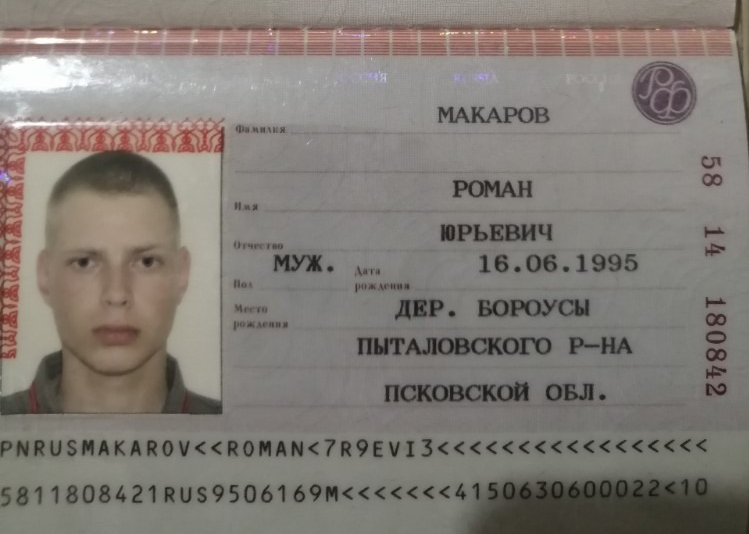
#> input picture cropped_img/5.png, 749 x 534 px, given in place of 5.jpeg, which was not available
$ jupyter execute --allow-errors test2.ipynb
#> lines starting #> are read from the running program, lines starting #| are printed output that depends on the picture; after the words box and inside, x2 and y2 are one past the last pixel; in counts of white or black regions, pixels touching at a corner belong together; pictures that were not available may be replaced by others from this repository, and a replacement may not be noted
[cell 1]
import pytesseract
import cv2

[cell 2]
image = cv2.imread('DataForOCR/5.jpeg')
#> image is the input picture: shape (534, 749, 3); mean B, G, R 117.5, 123.7, 129.8
base_image = image.copy()

[cell 3]
gray = cv2.cvtColor(image, cv2.COLOR_BGR2GRAY)

[cell 4]
cv2.imwrite('test2/index_gray.png', gray)
#> Out = True

[cell 5]
blur = cv2.GaussianBlur(gray, (25,25), 3)
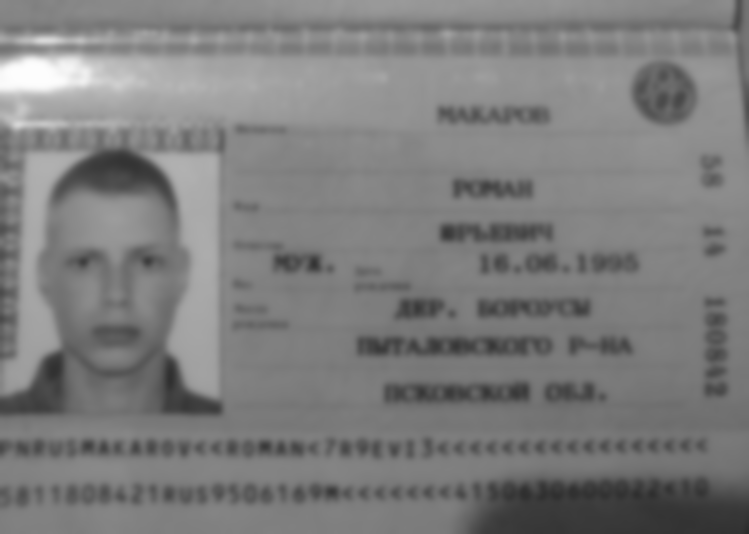
#> blur: shape (534, 749); min 43, max 253, mean 124.9

[cell 6]
cv2.imwrite('test2/index_blur.png', blur)
#> Out = True

[cell 7]
thresh = cv2.threshold(blur, 0, 250, cv2.THRESH_BINARY_INV + cv2.THRESH_OTSU)[1]
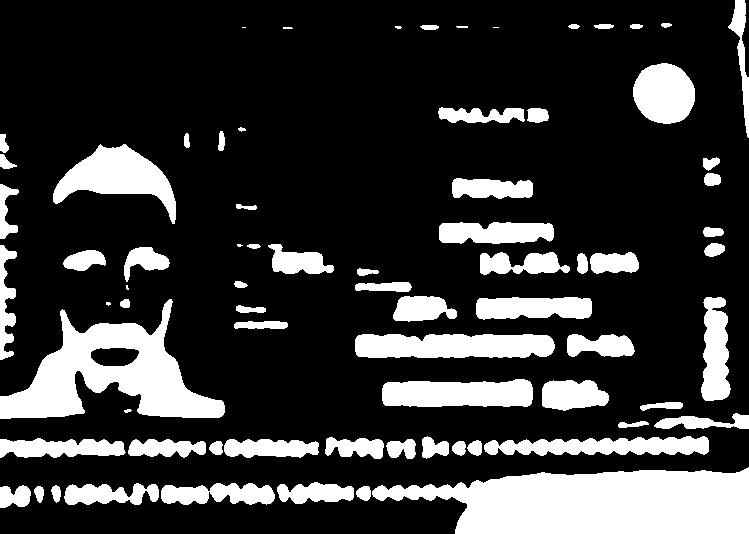
#> thresh: shape (534, 749); values 0 (black) and 250 (white), 21.5% white; 75 white regions (7 under 20 px), largest, box (x1, y1, x2, y2) and area: (372, 467, 749, 534) 18496, (0, 299, 225, 419) 11622, (355, 334, 555, 358) 4385

[cell 8]
cv2.imwrite('test2/index_thresh.png', thresh)
#> Out = True

[cell 9]
kernel = cv2.getStructuringElement(cv2.MORPH_RECT, (3,7))

[cell 10]
cv2.imwrite('test2/index_kernel.png', kernel)

[cell 11]
dilate = cv2.dilate(thresh, kernel, iterations=1)
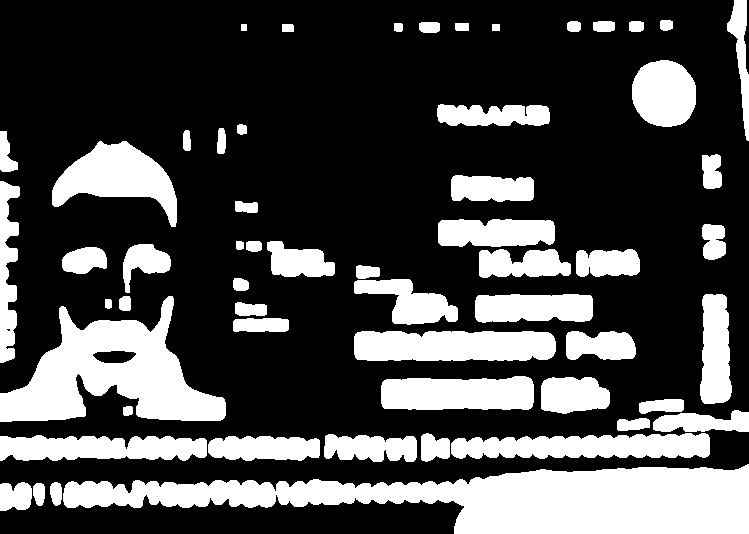
#> dilate: shape (534, 749); values 0 (black) and 250 (white), 28.7% white; 58 white regions

[cell 12]
cv2.imwrite('test2/index_dilate.png', dilate)
#> Out = True

[cell 13]
cnts = cv2.findContours(dilate, cv2.RETR_EXTERNAL, cv2.CHAIN_APPROX_SIMPLE)
#> cnts = 58 contours; largest, box (x1, y1, x2, y2) and area: (63, 464, 749, 534) 26226, (0, 296, 226, 422) 13892, (354, 331, 556, 361) 5484, (52, 141, 177, 227) 5129, (451, 433, 710, 459) 5055

[cell 14]
cnts = cnts[0] if len(cnts) == 2 else cnts[1]

[cell 15]
cnts = sorted(cnts, key=lambda x: cv2.boundingRect(x)[0])

[cell 16]
for c in cnts:
    x, y, w, h = cv2.boundingRect(c)
    if h > 20 and w > 5:
        roi = image[y:y+h, x:x+h]
        cv2.imwrite('test2/index_roi.png', roi)
        cv2.rectangle(image, (x, y), (x+w, y+h), (36, 255, 12), 2)
#> this loop made 58 passes
#> (x, y, w, h) on passes 1 to 12: (0, 482, 32, 29), (0, 435, 207, 26), (0, 296, 226, 126), (0, 181, 20, 182), (0, 131, 18, 41), (33, 483, 12, 23), (50, 482, 12, 24), (52, 141, 125, 86), (62, 247, 45, 27), (63, 464, 686, 70), (105, 299, 7, 10), (119, 296, 12, 15)
#> (c, x, y, w, h) on passes 24, 43: ([[241, 24], [241, 30], [246, 30], [246, 24]], 241, 24, 6, 7), ([[492, 24], [492, 30], [499, 30], [499, 24]], 492, 24, 8, 7)
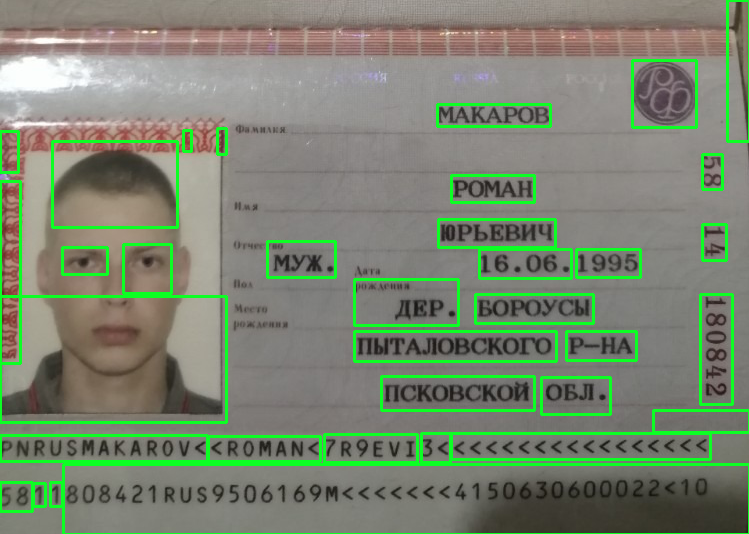
#> image: shape (534, 749, 3); 6.84% of pixels changed, all inside (x1, y1, x2, y2) = (0, 0, 749, 534)
cv2.imwrite('test2/index_bbox.png', image)
#> Out = True

[cell 17]
from matplotlib import pyplot as plt

#ret,thresh4 = cv2.threshold(gray,150,255,cv2.THRESH_TOZERO)
#ret,thresh4 = cv2.threshold(gray,160,255,cv2.THRESH_TOZERO)

ret,thresh4 = cv2.threshold(gray,150,255,cv2.THRESH_TOZERO)
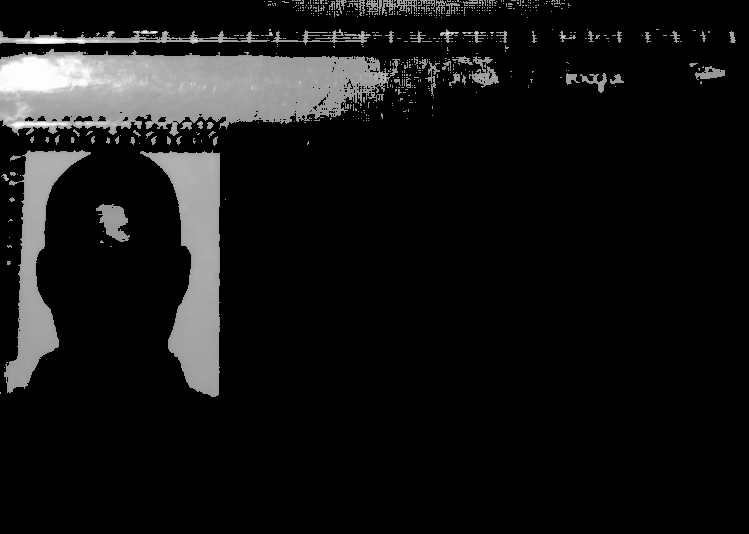
#> thresh4: shape (534, 749); min 0, max 255, mean 21
cv2.imwrite('no_noise/thresh4.png', thresh4)
#> Out = True

[cell 18]
# Load image, grayscale, Otsu's threshold
image = cv2.imread('DataForOCR/0.jpeg')
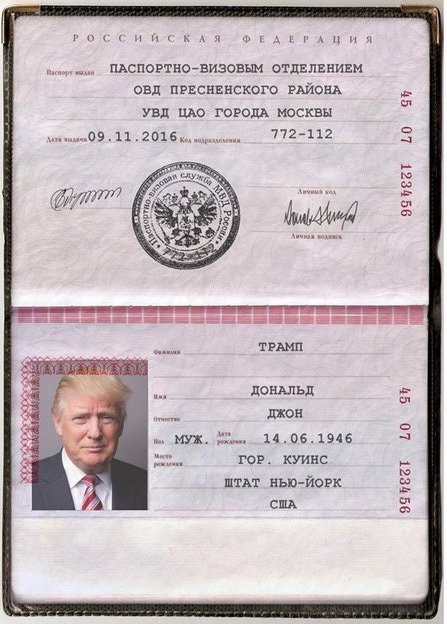
#> input picture DataForOCR/0.jpeg, 447 x 624 px
#> image is the input picture: shape (624, 447, 3); mean B, G, R 185.5, 181.4, 192.6
gray = cv2.cvtColor(image, cv2.COLOR_BGR2GRAY)
#> gray: shape (624, 447)
ret,thresh = cv2.threshold(gray,150,255,cv2.THRESH_TOZERO)
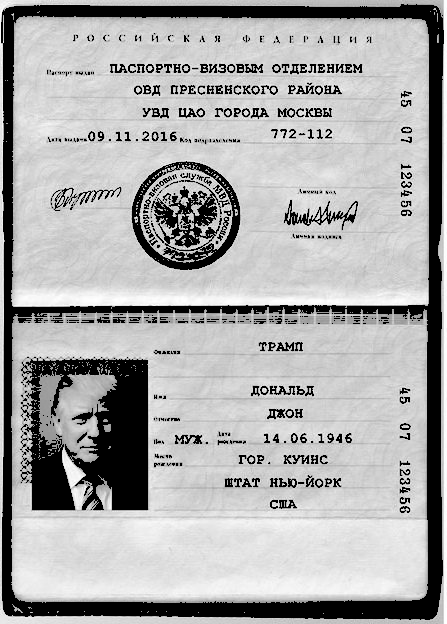
#> thresh: shape (624, 447); min 0, max 255, mean 169.8
# Morph open to remove noise
kernel = cv2.getStructuringElement(cv2.MORPH_RECT, (2,2))
#> kernel = [[1, 1], [1, 1]]
opening = cv2.morphologyEx(thresh, cv2.MORPH_OPEN, kernel, iterations=1)
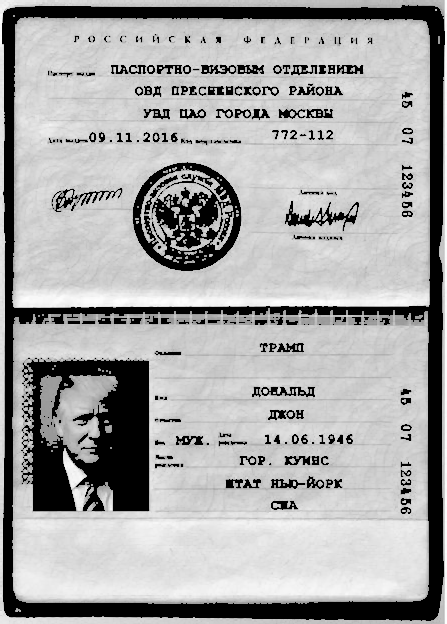
#> opening: shape (624, 447); min 0, max 255, mean 166.9

# Find contours and remove small noise
cnts = cv2.findContours(opening, cv2.RETR_EXTERNAL, cv2.CHAIN_APPROX_SIMPLE)
#> cnts = 1 contour; box (x1, y1, x2, y2) and area: (0, 0, 447, 624) 277858
cnts = cnts[0] if len(cnts) == 2 else cnts[1]
#> cnts = [[[0, 0], [0, 623], [446, 623], [446, 0]]]
for c in cnts:
    area = cv2.contourArea(c)
    if area < 50:
        cv2.drawContours(opening, [c], -1, 0, -1)
#> this loop made 1 pass
#> (c, area) on pass 1: ([[0, 0], [0, 623], [446, 623], [446, 0]], 277858)

# Invert and apply slight Gaussian blur
result = 255 - opening
result = cv2.GaussianBlur(result, (3,3), 0)
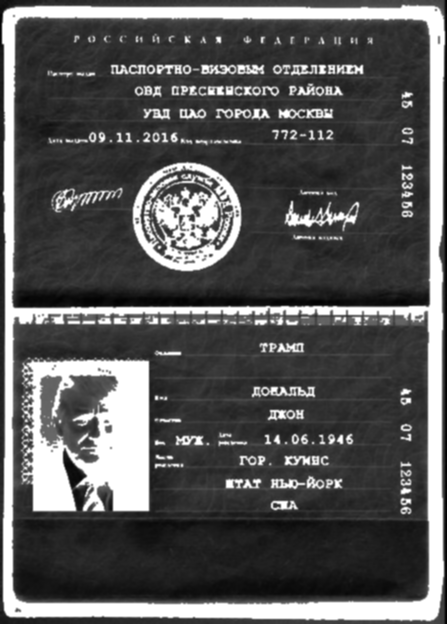
#> result: shape (624, 447); min 0, max 255, mean 88.1

# Perform OCR
#data = pytesseract.image_to_string(result, lang='eng', config='--psm 6')
#print(data)

cv2.imwrite('no_noise/thresh.png', thresh)
cv2.imwrite('no_noise/opening.png', opening)
cv2.imwrite('no_noise/result.png', result)
#> Out = True

[cell 19]
image = cv2.imread('test3/9.png')
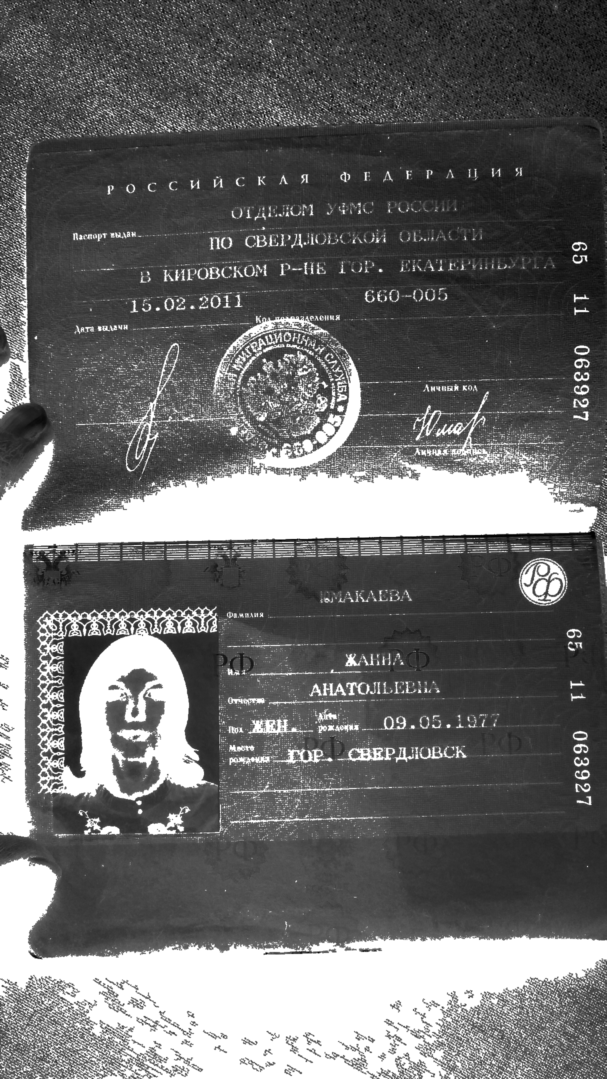
#> input picture cropped_img/9.png, 1213 x 2158 px, found by its file name (shown at 1/2 size)
#> image is the input picture: shape (2158, 1213, 3); min 0, max 255, mean 106.3

#> (the rest of this cell did not finish here and is left out)

[cell 20]
import numpy as np
image_mask = cv2.imread('DataForOCR/9.jpeg')
hsv = cv2.cvtColor(image_mask, cv2.COLOR_BGR2HSV)
#> hsv: shape (2158, 1213, 3); mean H, S, V 0, 0, 106.3
low = np.array([117, 234, 228])
high = np.array([56, 112, 109])
mask = cv2.inRange(hsv, high, low)
#> mask: shape (2158, 1213); every value is 0

cv2.imwrite('no_noise/image_mask.png', mask)
#> Out = True
